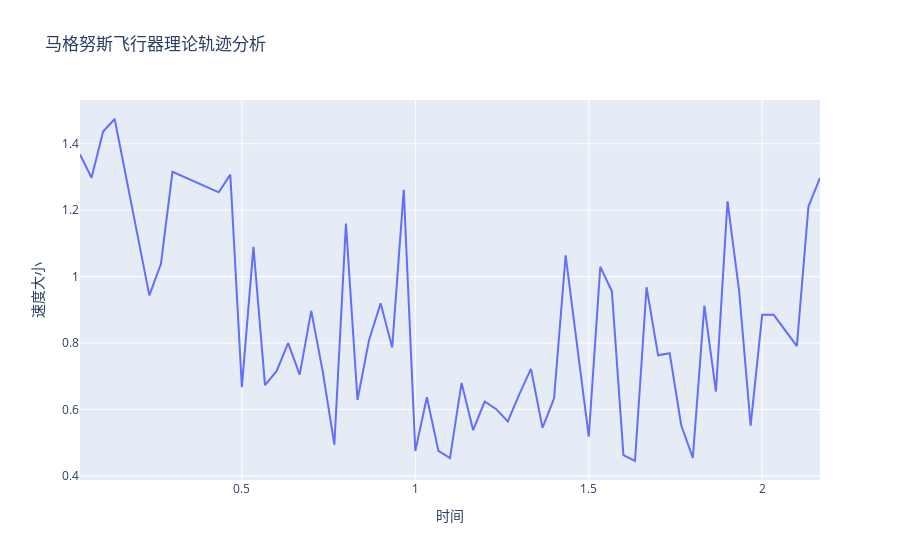

Write notebook code for a chart like this one.
### Code cell
vx=np.diff(X)/time[1]
vy=np.diff(Y)/time[1]
v=np.sqrt(np.power(vx,2)+np.power(vy,2))
fig=go.Figure()
fig.add_trace(go.Scatter(x=time,y=v,name='原始'))
fig.update_layout(title='马格努斯飞行器理论轨迹分析 ',
                  xaxis_title='时间',yaxis_title='速度大小')
